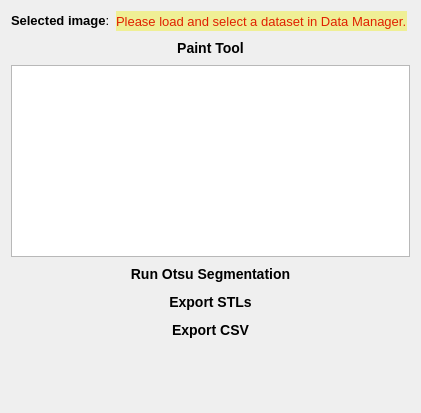
<?xml version="1.0" encoding="UTF-8"?>
<ui version="4.0">
 <class>SegmentationView</class>
 <widget class="QWidget" name="SegmentationView">
  <property name="geometry">
   <rect>
    <x>0</x>
    <y>0</y>
    <width>421</width>
    <height>413</height>
   </rect>
  </property>
  <property name="sizePolicy">
   <sizepolicy hsizetype="Expanding" vsizetype="Expanding">
    <horstretch>0</horstretch>
    <verstretch>0</verstretch>
   </sizepolicy>
  </property>
  <property name="windowTitle">
   <string>Segmentation View</string>
  </property>
  <property name="styleSheet">
   <string notr="true">QPushButton {
    font: Roboto;
    font: bold;
    font-size: 14px;
 /*   color: #FFF;*/
    background-color: transparent;
    border: 0px;
    padding: 6px;
}
QPushButton:disabled {
   color: #595B5C;
}

QPushButton:hover
{
    background-color:rgba(0,0,0,20%);
}
QLabel
{
    font: Roboto;
/*    font: bold;*/
    font-size: 10pt;
/*    color: #FFF; */
}


QSpinBox, QSpinBox::before
{
    background-color: transparent;
    font: Roboto;
    font: normal;
    font-size: 10pt;
    color: #FFF; 
    border:0px;
}

QPushButton#Print_pushbutton 
{
    background-color: #db4067;
    border-width: 0px;
    border-top-left-radius:9px;
    border-top-right-radius:9px;
    border-bottom-left-radius:9px;
    border-bottom-right-radius:9px;
    padding: 12px;
    font: Roboto;
    font-size: 18px;
}

QPushButton#pushButtonRegionGrowing
{
    font-size:14px;
    padding: 12px;
}


QLabel#segmentation_title_label, QLabel#Profil_title_label
{
    font: Roboto;
    font-size: 16pt;
    color: #FFF; 
}


/****************************************************************
 *																*
 *	QWidgets menus												*
 *																*
 ***************************************************************/

QWidget#ProfileWidget
{
    background-color: #623288;
}

QLabel#logo_label
{
    background-color: #6f6f6f;
}
</string>
  </property>
  <layout class="QVBoxLayout" name="verticalLayout">
   <property name="spacing">
    <number>3</number>
   </property>
   <item>
    <layout class="QHBoxLayout" name="horizontalLayout_2">
     <item>
      <widget class="QLabel" name="label_SelectedImage">
       <property name="maximumSize">
        <size>
         <width>16777215</width>
         <height>20</height>
        </size>
       </property>
       <property name="text">
        <string>&lt;b&gt;Selected image&lt;/b&gt;:</string>
       </property>
      </widget>
     </item>
     <item>
      <widget class="QLabel" name="label_Image">
       <property name="maximumSize">
        <size>
         <width>16777215</width>
         <height>20</height>
        </size>
       </property>
       <property name="styleSheet">
        <string notr="true">color: #E02000;
background-color: #efef95;</string>
       </property>
       <property name="text">
        <string>Please load and select a dataset in Data Manager.</string>
       </property>
      </widget>
     </item>
     <item>
      <spacer name="horizontalSpacer">
       <property name="orientation">
        <enum>Qt::Horizontal</enum>
       </property>
       <property name="sizeHint" stdset="0">
        <size>
         <width>40</width>
         <height>20</height>
        </size>
       </property>
      </spacer>
     </item>
    </layout>
   </item>
   <item>
    <widget class="QPushButton" name="button_Paint">
     <property name="text">
      <string>Paint Tool</string>
     </property>
    </widget>
   </item>
   <item>
    <layout class="QVBoxLayout" name="verticalLayout_2">
     <item>
      <widget class="QTableWidget" name="table_LabelSet">
       <property name="sizePolicy">
        <sizepolicy hsizetype="Preferred" vsizetype="Preferred">
         <horstretch>0</horstretch>
         <verstretch>0</verstretch>
        </sizepolicy>
       </property>
      </widget>
     </item>
    </layout>
   </item>
   <item>
    <layout class="QVBoxLayout" name="verticalLayout_4">
     <property name="spacing">
      <number>0</number>
     </property>
     <item>
      <widget class="QPushButton" name="button_OtsuSegmentation">
       <property name="sizePolicy">
        <sizepolicy hsizetype="Minimum" vsizetype="Fixed">
         <horstretch>0</horstretch>
         <verstretch>0</verstretch>
        </sizepolicy>
       </property>
       <property name="text">
        <string>Run Otsu Segmentation</string>
       </property>
      </widget>
     </item>
     <item>
      <widget class="QPushButton" name="button_STLExport">
       <property name="text">
        <string>Export STLs</string>
       </property>
      </widget>
     </item>
     <item>
      <widget class="QPushButton" name="button_ExportCSV">
       <property name="text">
        <string>Export CSV</string>
       </property>
      </widget>
     </item>
    </layout>
   </item>
   <item>
    <spacer name="verticalSpacer">
     <property name="orientation">
      <enum>Qt::Vertical</enum>
     </property>
     <property name="sizeHint" stdset="0">
      <size>
       <width>20</width>
       <height>40</height>
      </size>
     </property>
    </spacer>
   </item>
  </layout>
 </widget>
 <layoutdefault spacing="6" margin="11"/>
 <resources/>
 <connections/>
</ui>
